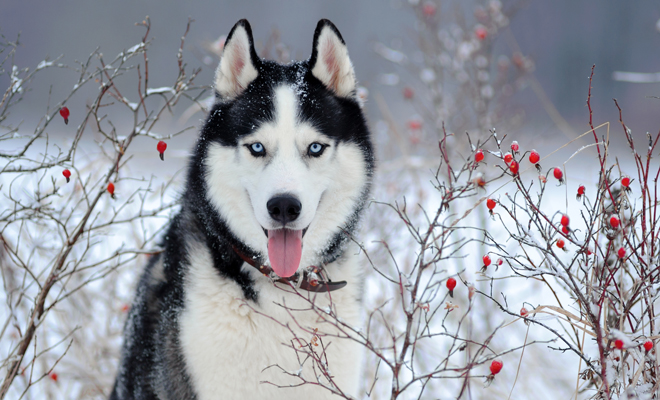
//> input picture Practicas/Practica 2/Hayde/Entrada/imagen1.jpg, 660 x 400 px
$ ./ejercicio_transicion_dosimagenes   (built with g++ and OpenCV 4)
//> lines starting //> are read from the running program, lines starting //| are printed output that depends on the picture
#include <opencv2/opencv.hpp>
#include <bits/stdc++.h>
using namespace cv;
using namespace std;

int main(){
    Mat img1 = imread("imagen1.jpg");
//> img1 is the input picture: 400 rows x 660 cols, CV_8UC3; mean B, G, R 162.3, 153.9, 150.9
    Mat img2 = imread("imagen2.jpg");
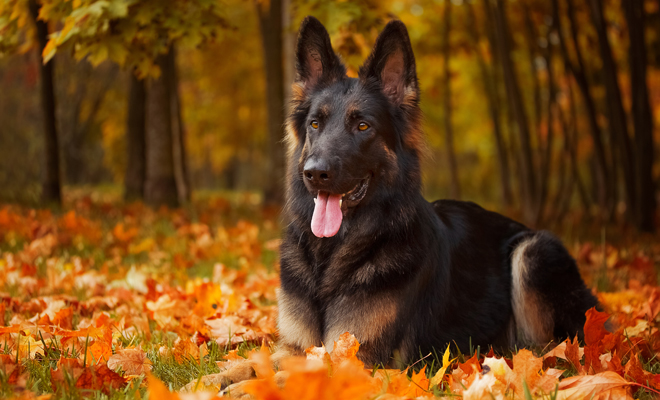
//> input picture Practicas/Practica 2/Hayde/Entrada/imagen2.jpg, 660 x 400 px
//> img2 is the input picture: 400 rows x 660 cols, CV_8UC3; mean B, G, R 22.4, 67.9, 111.4

    if (img1.empty() || img2.empty()) return 0;
    Mat int1, int2, res;

    for (int i= 0; i<100; i+=20) {
      blur(img1, int1, Size(i*4+1, 1));
      blur(img2, int2, Size((99-i)*4+1, 1));
      addWeighted(int1, 1-i/100.0, int2, i/100.0, 0, res);
      imwrite("5-2_Filtro_Transicion_Dos_Imagenes"+to_string(i)+".jpg", res);
    }
//> this loop made 5 passes
//> pass 1, `blur(img2, int2, Size((99-i)*4+1, 1));`:
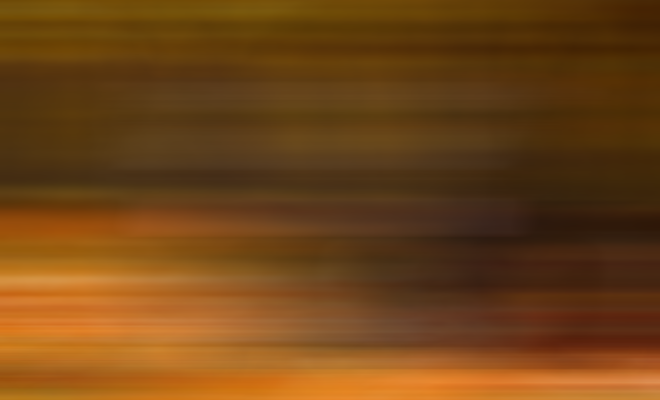
//> int2: 400 rows x 660 cols, CV_8UC3; mean B, G, R 22.4, 67.9, 111.4
//> pass 2, `blur(img1, int1, Size(i*4+1, 1));`:
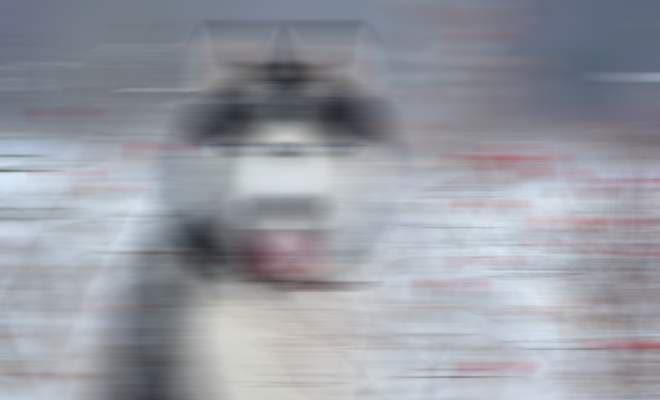
//> int1: 400 rows x 660 cols, CV_8UC3; mean B, G, R 162.3, 153.9, 150.9
//> pass 2, `addWeighted(int1, 1-i/100.0, int2, i/100.0, 0, res);`:
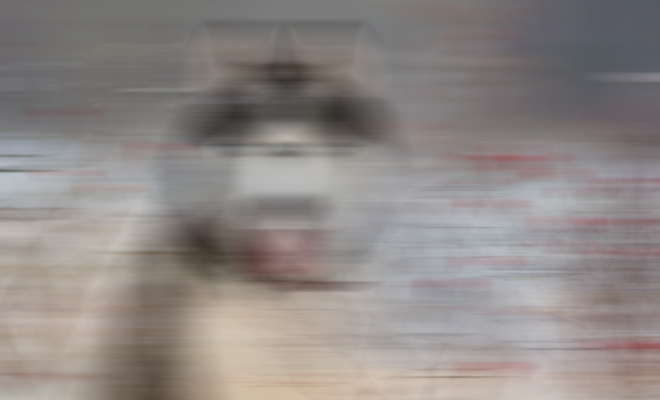
//> res: 400 rows x 660 cols, CV_8UC3; mean B, G, R 134.3, 136.7, 143
//> after the loop:
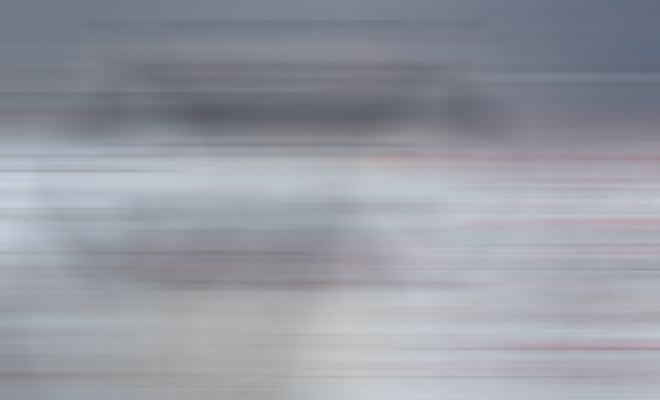
//> int1: 400 rows x 660 cols, CV_8UC3; mean B, G, R 162.3, 153.9, 150.9
//> after the loop:
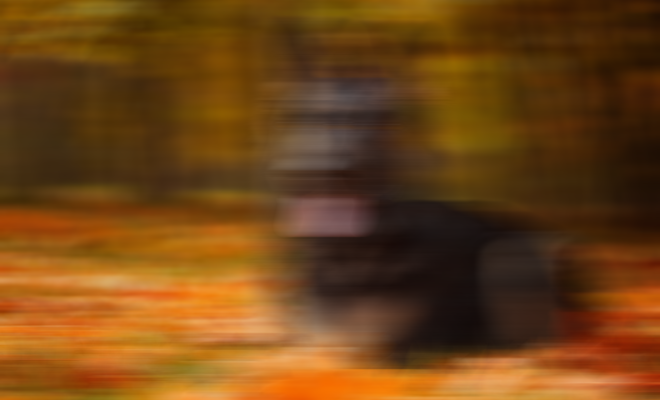
//> int2: 400 rows x 660 cols, CV_8UC3; mean B, G, R 22.4, 67.9, 111.4
//> after the loop:
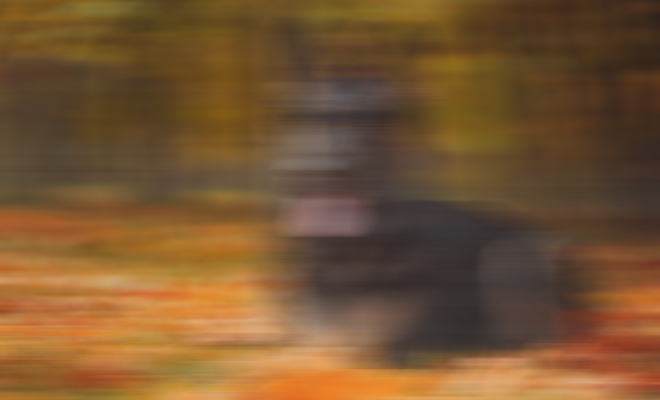
//> res: 400 rows x 660 cols, CV_8UC3; mean B, G, R 50.4, 85.1, 119.3
    return 0;
}
